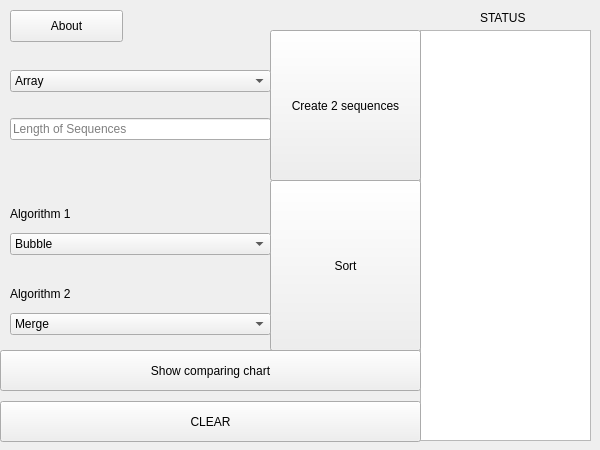
<?xml version="1.0" encoding="UTF-8"?>
<ui version="4.0">
 <class>MainWindow</class>
 <widget class="QMainWindow" name="MainWindow">
  <property name="geometry">
   <rect>
    <x>0</x>
    <y>0</y>
    <width>600</width>
    <height>450</height>
   </rect>
  </property>
  <property name="windowTitle">
   <string>MainWindow</string>
  </property>
  <widget class="QWidget" name="centralwidget">
   <widget class="QTextBrowser" name="status">
    <property name="geometry">
     <rect>
      <x>420</x>
      <y>30</y>
      <width>171</width>
      <height>411</height>
     </rect>
    </property>
    <property name="html">
     <string>&lt;!DOCTYPE HTML PUBLIC &quot;-//W3C//DTD HTML 4.0//EN&quot; &quot;http://www.w3.org/TR/REC-html40/strict.dtd&quot;&gt;
&lt;html&gt;&lt;head&gt;&lt;meta name=&quot;qrichtext&quot; content=&quot;1&quot; /&gt;&lt;style type=&quot;text/css&quot;&gt;
p, li { white-space: pre-wrap; }
&lt;/style&gt;&lt;/head&gt;&lt;body style=&quot; font-family:'.SF NS Text'; font-size:13pt; font-weight:400; font-style:normal;&quot;&gt;
&lt;p style=&quot;-qt-paragraph-type:empty; margin-top:0px; margin-bottom:0px; margin-left:0px; margin-right:0px; -qt-block-indent:0; text-indent:0px; font-family:'.SF NS Text';&quot;&gt;&lt;br /&gt;&lt;/p&gt;&lt;/body&gt;&lt;/html&gt;</string>
    </property>
   </widget>
   <widget class="QLabel" name="label_3">
    <property name="geometry">
     <rect>
      <x>480</x>
      <y>10</y>
      <width>59</width>
      <height>16</height>
     </rect>
    </property>
    <property name="text">
     <string>STATUS</string>
    </property>
   </widget>
   <widget class="QPushButton" name="pushButton_2">
    <property name="geometry">
     <rect>
      <x>270</x>
      <y>30</y>
      <width>151</width>
      <height>151</height>
     </rect>
    </property>
    <property name="text">
     <string>Create 2 sequences</string>
    </property>
   </widget>
   <widget class="QPushButton" name="pushButton_3">
    <property name="geometry">
     <rect>
      <x>270</x>
      <y>180</y>
      <width>151</width>
      <height>171</height>
     </rect>
    </property>
    <property name="text">
     <string>Sort</string>
    </property>
   </widget>
   <widget class="QPushButton" name="pushButton">
    <property name="geometry">
     <rect>
      <x>0</x>
      <y>350</y>
      <width>421</width>
      <height>41</height>
     </rect>
    </property>
    <property name="text">
     <string>Show comparing chart</string>
    </property>
   </widget>
   <widget class="QPushButton" name="pushButton_4">
    <property name="geometry">
     <rect>
      <x>0</x>
      <y>401</y>
      <width>421</width>
      <height>41</height>
     </rect>
    </property>
    <property name="text">
     <string>CLEAR</string>
    </property>
   </widget>
   <widget class="QWidget" name="layoutWidget">
    <property name="geometry">
     <rect>
      <x>10</x>
      <y>200</y>
      <width>261</width>
      <height>55</height>
     </rect>
    </property>
    <layout class="QVBoxLayout" name="verticalLayout">
     <item>
      <widget class="QLabel" name="label">
       <property name="text">
        <string>Algorithm 1</string>
       </property>
      </widget>
     </item>
     <item>
      <widget class="QComboBox" name="sort1">
       <item>
        <property name="text">
         <string>Bubble</string>
        </property>
       </item>
       <item>
        <property name="text">
         <string>Merge</string>
        </property>
       </item>
       <item>
        <property name="text">
         <string>Quick</string>
        </property>
       </item>
      </widget>
     </item>
    </layout>
   </widget>
   <widget class="QWidget" name="layoutWidget">
    <property name="geometry">
     <rect>
      <x>10</x>
      <y>280</y>
      <width>261</width>
      <height>55</height>
     </rect>
    </property>
    <layout class="QVBoxLayout" name="verticalLayout_2">
     <item>
      <widget class="QLabel" name="label_2">
       <property name="text">
        <string>Algorithm 2</string>
       </property>
      </widget>
     </item>
     <item>
      <widget class="QComboBox" name="sort2">
       <item>
        <property name="text">
         <string>Merge</string>
        </property>
       </item>
       <item>
        <property name="text">
         <string>Bubble</string>
        </property>
       </item>
       <item>
        <property name="text">
         <string>Quick</string>
        </property>
       </item>
      </widget>
     </item>
    </layout>
   </widget>
   <widget class="QWidget" name="layoutWidget">
    <property name="geometry">
     <rect>
      <x>10</x>
      <y>50</y>
      <width>261</width>
      <height>111</height>
     </rect>
    </property>
    <layout class="QVBoxLayout" name="verticalLayout_3">
     <item>
      <widget class="QComboBox" name="comboBox">
       <item>
        <property name="text">
         <string>Array</string>
        </property>
       </item>
       <item>
        <property name="text">
         <string>List</string>
        </property>
       </item>
      </widget>
     </item>
     <item>
      <widget class="QLineEdit" name="length">
       <property name="placeholderText">
        <string>Length of Sequences</string>
       </property>
      </widget>
     </item>
    </layout>
   </widget>
   <widget class="QPushButton" name="pushButton_5">
    <property name="geometry">
     <rect>
      <x>10</x>
      <y>10</y>
      <width>113</width>
      <height>32</height>
     </rect>
    </property>
    <property name="text">
     <string>About</string>
    </property>
   </widget>
  </widget>
 </widget>
 <resources/>
 <connections/>
</ui>
